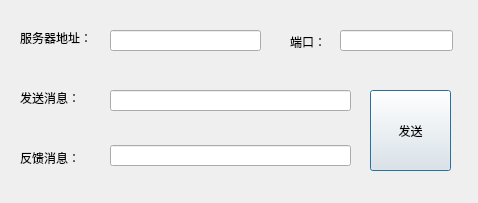
<?xml version="1.0" encoding="UTF-8"?>
<ui version="4.0">
 <class>Dialog</class>
 <widget class="QDialog" name="Dialog">
  <property name="geometry">
   <rect>
    <x>0</x>
    <y>0</y>
    <width>478</width>
    <height>203</height>
   </rect>
  </property>
  <property name="windowTitle">
   <string>Dialog</string>
  </property>
  <widget class="QLabel" name="label">
   <property name="geometry">
    <rect>
     <x>20</x>
     <y>30</y>
     <width>91</width>
     <height>16</height>
    </rect>
   </property>
   <property name="text">
    <string>服务器地址：</string>
   </property>
  </widget>
  <widget class="QLineEdit" name="lineEdit">
   <property name="geometry">
    <rect>
     <x>110</x>
     <y>30</y>
     <width>151</width>
     <height>21</height>
    </rect>
   </property>
  </widget>
  <widget class="QLabel" name="label_2">
   <property name="geometry">
    <rect>
     <x>290</x>
     <y>34</y>
     <width>51</width>
     <height>16</height>
    </rect>
   </property>
   <property name="text">
    <string>端口：</string>
   </property>
  </widget>
  <widget class="QLineEdit" name="lineEdit_2">
   <property name="geometry">
    <rect>
     <x>340</x>
     <y>30</y>
     <width>113</width>
     <height>21</height>
    </rect>
   </property>
  </widget>
  <widget class="QLabel" name="label_3">
   <property name="geometry">
    <rect>
     <x>20</x>
     <y>90</y>
     <width>81</width>
     <height>16</height>
    </rect>
   </property>
   <property name="text">
    <string>发送消息：</string>
   </property>
  </widget>
  <widget class="QLineEdit" name="lineEdit_3">
   <property name="geometry">
    <rect>
     <x>110</x>
     <y>90</y>
     <width>241</width>
     <height>21</height>
    </rect>
   </property>
  </widget>
  <widget class="QLabel" name="label_4">
   <property name="geometry">
    <rect>
     <x>20</x>
     <y>150</y>
     <width>72</width>
     <height>15</height>
    </rect>
   </property>
   <property name="text">
    <string>反馈消息：</string>
   </property>
  </widget>
  <widget class="QLineEdit" name="lineEdit_4">
   <property name="geometry">
    <rect>
     <x>110</x>
     <y>145</y>
     <width>241</width>
     <height>21</height>
    </rect>
   </property>
  </widget>
  <widget class="QPushButton" name="pushButton">
   <property name="geometry">
    <rect>
     <x>370</x>
     <y>90</y>
     <width>81</width>
     <height>81</height>
    </rect>
   </property>
   <property name="text">
    <string>发送</string>
   </property>
  </widget>
 </widget>
 <resources/>
 <connections/>
</ui>
